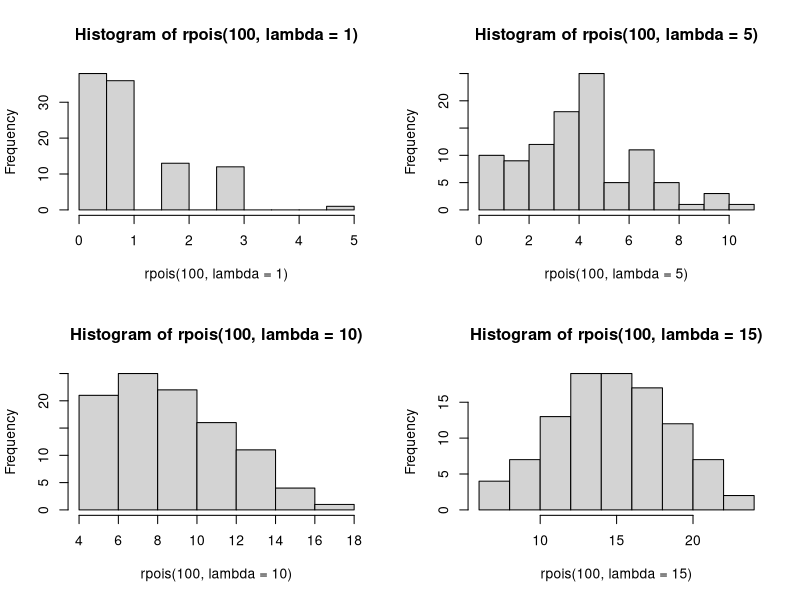
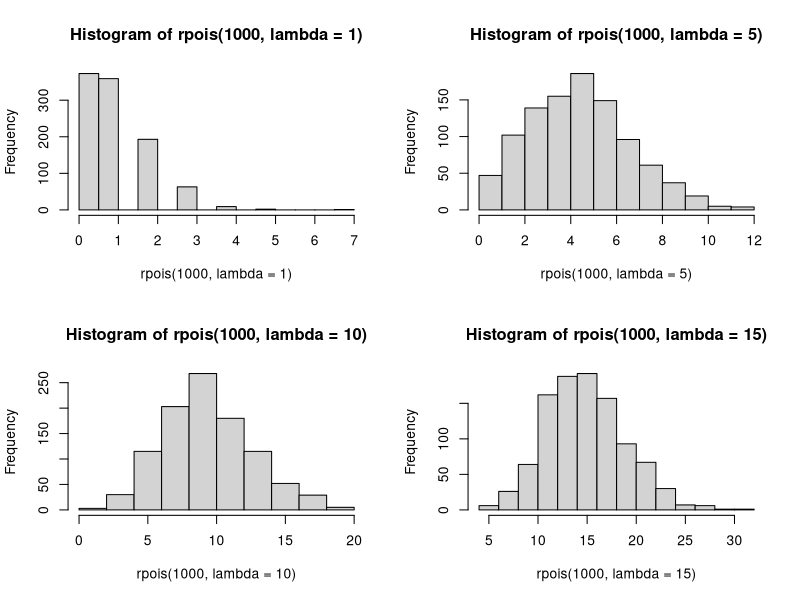
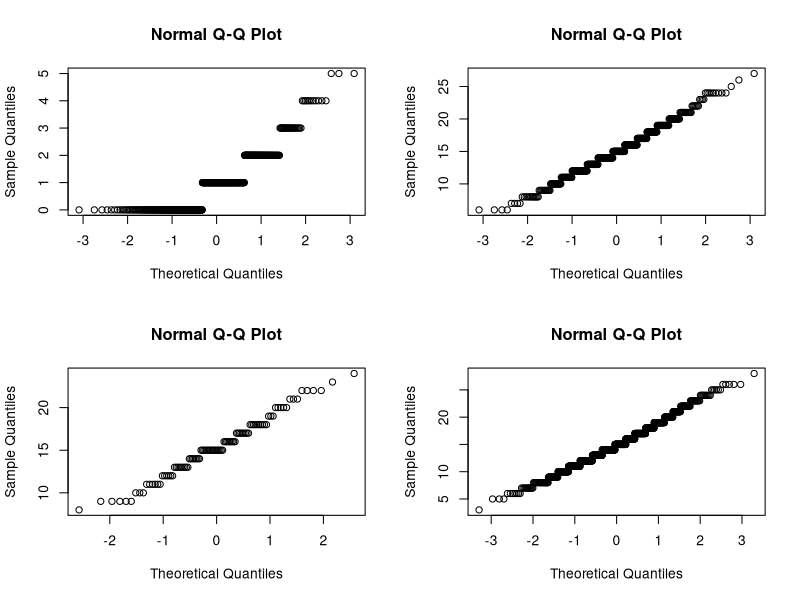
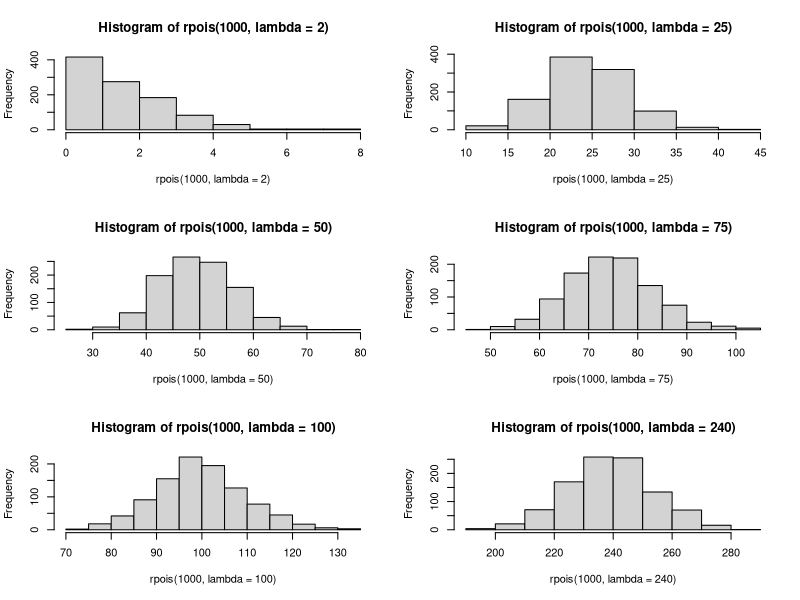
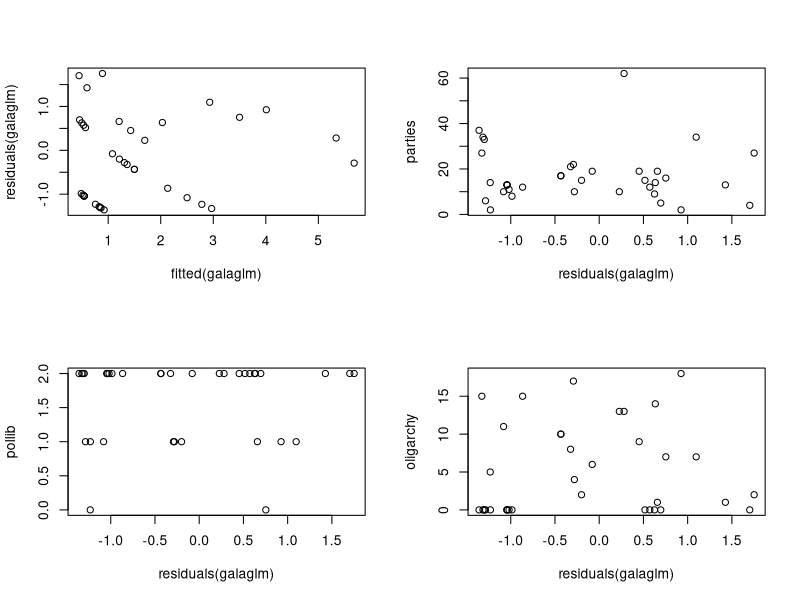
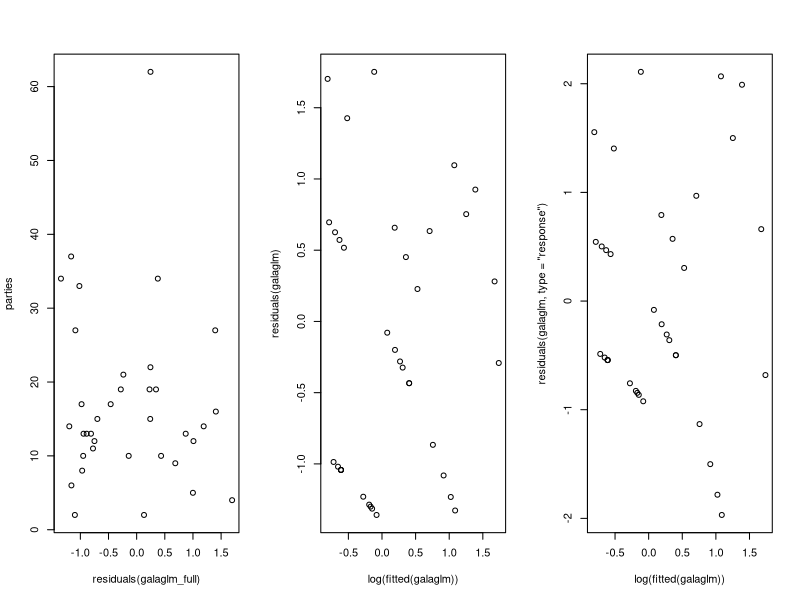
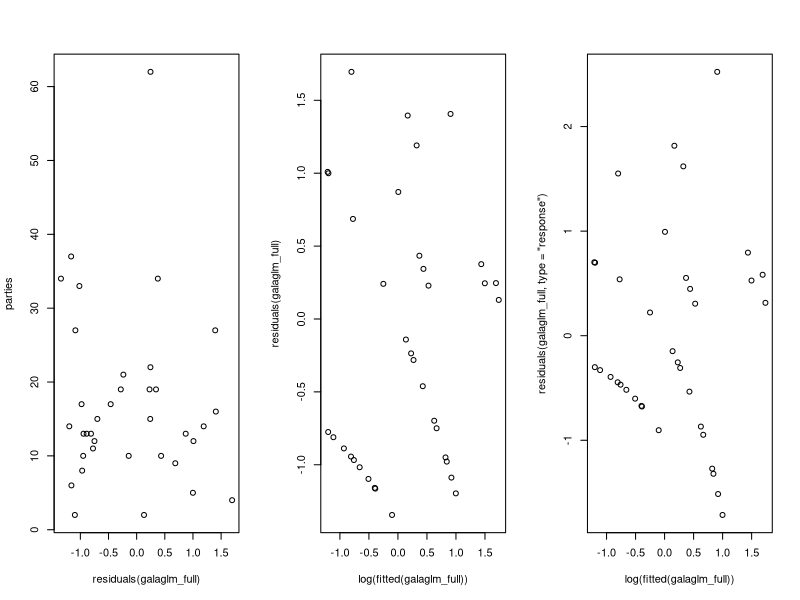
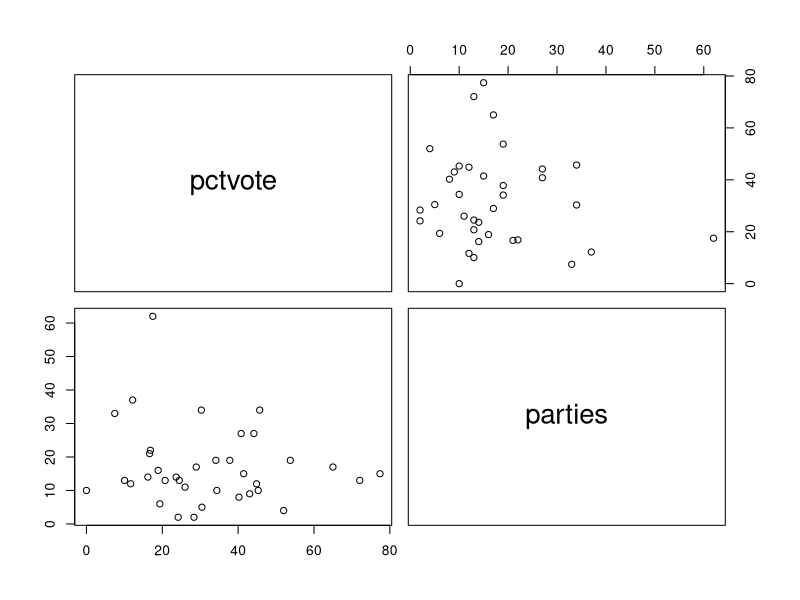

Generate these figures, in order, with R:
## ---- chunk 1
africa_data=read.table("africa.txt", header=TRUE)
par(mfrow=c(2,2))
hist(rpois(100, lambda = 1))
hist(rpois(100, lambda = 5))
hist(rpois(100, lambda = 10))
hist(rpois(100, lambda = 15))

## ---- chunk 2
par(mfrow=c(2,2))
hist(rpois(1000, lambda = 1))
hist(rpois(1000, lambda = 5))
hist(rpois(1000, lambda = 10))
hist(rpois(1000, lambda = 15))
## ---- chunk 3
par(mfrow=c(2,2))
qqnorm(rpois(500, lambda = 1))
qqnorm(rpois(500, lambda = 15))
qqnorm(rpois(100, lambda = 15))
qqnorm(rpois(1000, lambda = 15))
## ---- chunk 4
africa_data=read.table("africa.txt", header=TRUE)
par(mfrow=c(3,2))
hist(rpois(1000, lambda = 2))
hist(rpois(1000, lambda = 25))
hist(rpois(1000, lambda = 50))
hist(rpois(1000, lambda = 75))
hist(rpois(1000, lambda = 100))
hist(rpois(1000, lambda = 240))
## ---- chunk 5
#Analysisof variance
galaglm_full=glm(miltcoup~oligarchy+pollib+parties+pctvote+popn+size+numelec +numregim,family=poisson,data=africa_data)
error1 = summary(galaglm_full)$r.squared
summary(galaglm_full)
## ---- chunk 6

#Analysisof variance
galaglm=glm(miltcoup~oligarchy+pollib+parties+pctvote+popn+size +numregim,family=poisson,data=africa_data)
summary(galaglm)
## ---- chunk 7
galaglm=glm(miltcoup~oligarchy+pollib+parties+pctvote+popn+size,family=poisson,data=africa_data)
summary(galaglm)
## ---- chunk 8
galaglm=glm(miltcoup~oligarchy+pollib+parties+pctvote+popn,family=poisson,data=africa_data)
summary(galaglm)
## ---- chunk 9
galaglm=glm(miltcoup~oligarchy+pollib+parties+pctvote,family=poisson,data=africa_data)
summary(galaglm)
## ---- chunk 10
galaglm=glm(miltcoup~oligarchy+pollib+parties,family=poisson,data=africa_data)
summary(galaglm)
## ---- chunk 11
par(mfrow=c(2,2))
attach(africa_data)
plot(fitted(galaglm),residuals(galaglm))
plot(residuals(galaglm),parties)
plot(residuals(galaglm),pollib)
plot(residuals(galaglm),oligarchy)
## ---- chunk 12
par(mfrow=c(1,3))
plot(residuals(galaglm_full),parties)
plot(log(fitted(galaglm)),residuals(galaglm))
plot(log(fitted(galaglm)),residuals(galaglm,type="response"))
#plot(1:36,cooks.distance(galaglm))
print(residuals(galaglm))
## ---- chunk 13
par(mfrow=c(1,3))
plot(residuals(galaglm_full),parties)
plot(log(fitted(galaglm_full)),residuals(galaglm_full))
plot(log(fitted(galaglm_full)),residuals(galaglm_full,type="response"))
print(residuals(galaglm_full))
## ---- chunk 14
pairs(pctvote~parties)
